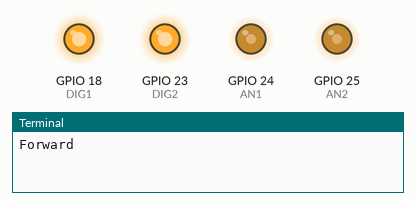
The program below on a simulated Raspberry Pi (BCM pin numbers). Parts: output pins drawn as LEDs (lit = HIGH), the last lines printed to the terminal.

Above: at 1.05 s.
At 2.95 s:
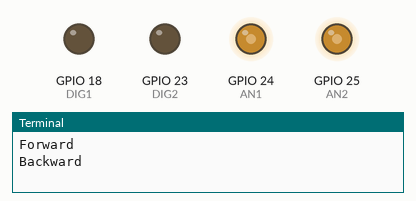
At 3.95 s:
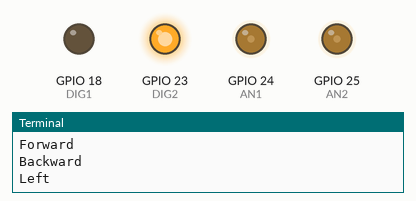
At 4.95 s:
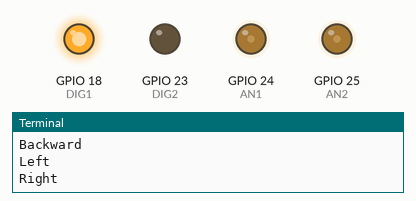
Timing chart, 0 to 6.2 s (numbered marks = the images above):
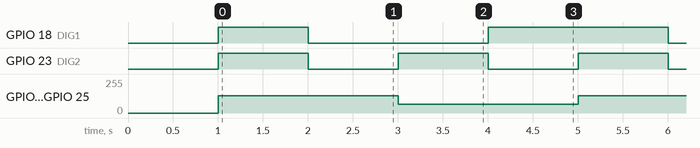

The program:

drive_motor1.py
```python
#!/usr/bin/env python3
import RPi.GPIO as GPIO # using RPi.GPIO module
from time import sleep # import function sleep for delay
GPIO.setmode(GPIO.BCM) # GPIO numbering
GPIO.setwarnings(False) # enable warning from GPIO
AN2 = 25 # set pwm2 pin on MDDS10 to GPIO 25
AN1 = 24 # set pwm1 pin on MDDS10 to GPIO 24
DIG2 = 23 # set dir2 pin on MDDS10 to GPIO 23
DIG1 = 18 # set dir1 pin on MDDS10 to GPIO 18

GPIO.setup(AN2, GPIO.OUT) # set pin as output
GPIO.setup(AN1, GPIO.OUT) # set pin as output
GPIO.setup(DIG2, GPIO.OUT) # set pin as output
GPIO.setup(DIG1, GPIO.OUT) # set pin as output
sleep(1) # delay for 1 seconds
p1 = GPIO.PWM(AN1, 100) # set pwm for M1
p2 = GPIO.PWM(AN2, 100) # set pwm for M2

try:
    while True:
        print("Forward")# display &quot;Forward&quot; when program executed
        GPIO.output(DIG1, GPIO.HIGH) # set DIG1 as high, dir2 = forward
        GPIO.output(DIG2, GPIO.HIGH) # set DIG2 as high, dir1 = forward
        p1.start(50) # set speed for M1, speed=0 – 100
        p2.start(50) # set speed for M2, speed=0 – 100
        sleep(1) # delay for 1 seconds

        print("Backward")# display &quot;Backward&quot; when program executed
        GPIO.output(DIG1, GPIO.LOW) # set DIG1 as low, DIR = backward
        GPIO.output(DIG2, GPIO.LOW) # set DIG2 as low, DIR = backward
        p1.start(50) # set speed for M1, speed=0 – 100
        p2.start(50) # set speed for M2, speed=0 – 100
        sleep(1) # delay for 1 seconds

        print("Left")# display &quot;Left&quot; when program executed
        GPIO.output(DIG1, GPIO.LOW) # set DIG1 as low, dir2 = backward
        GPIO.output(DIG2, GPIO.HIGH) # set DIG2 as high, dir1 = forward
        p1.start(25) # set speed for M1
        p2.start(25) # set speed for M2
        sleep(1) # delay for 1 seconds

        print("Right")# display &quot;Right&quot; when program executed
        GPIO.output(DIG1, GPIO.HIGH) # set DIG1 as high, dir1 = forward
        GPIO.output(DIG2, GPIO.LOW) # set DIG2 as low, dir2 = backward
        p1.start(25) # set speed for M1
        p2.start(25) # set speed for M2,
        sleep(1) # delay for 1 seconds

except: # exit program when keyboard interrupt
    p1.start(0) # set speed M1=0
    p2.start(0) # set speed M2=0
```

Measured:
- by itself, GPIO 18 (DIG1): repeats every 4.0 s: LOW 2.0 s, HIGH 2.0 s
- by itself, GPIO 23 (DIG2): alternates HIGH for 1.0 s and LOW for 1.0 s
- by itself, GPIO 24 (AN1), GPIO 25 (AN2): alternates 128/255 for 2.0 s and 64/255 for 2.0 s
